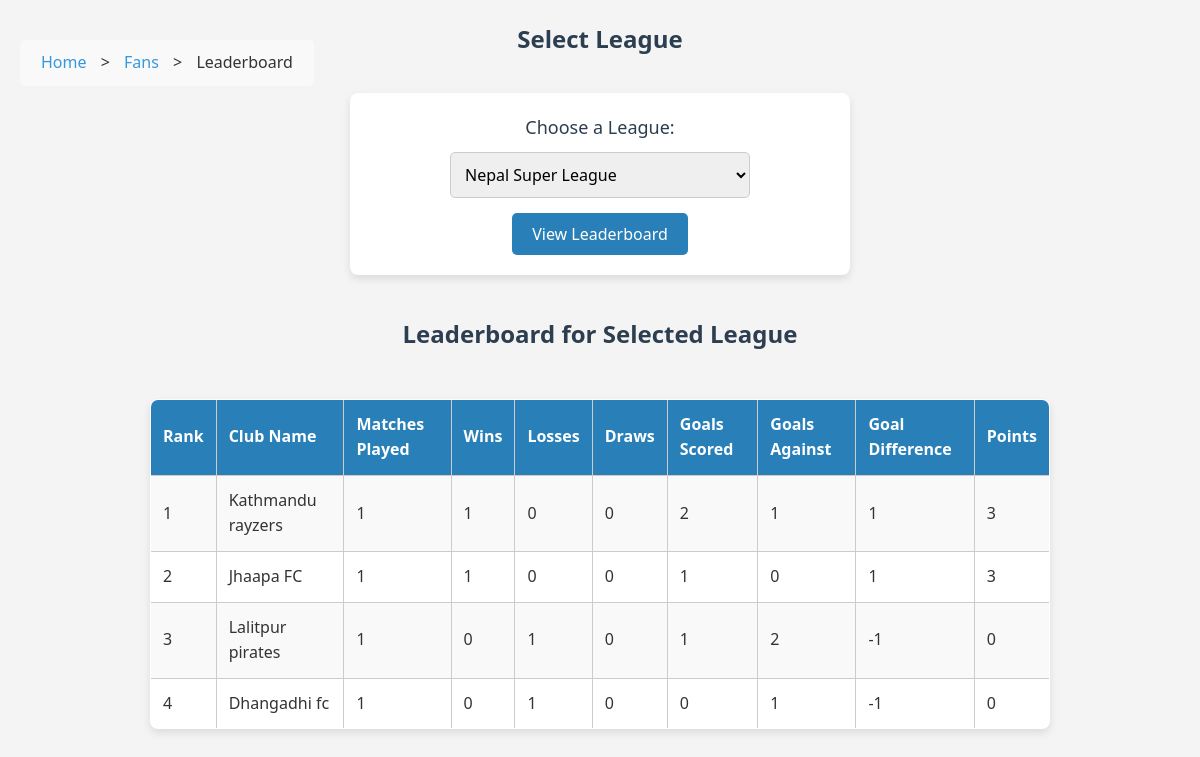
Page /pages/view_leaderboard.php?league_id=50 (signed in) on the committed database.
### tables this page shows
CREATE TABLE `game` (
  `match_id` int(11) NOT NULL,
  `league_id` int(11) DEFAULT NULL,
  `home_club_id` int(11) DEFAULT NULL,
  `away_club_id` int(11) DEFAULT NULL,
  `date` date DEFAULT NULL,
  `time` time DEFAULT NULL,
  `score_home` int(11) DEFAULT NULL,
  `score_away` int(11) DEFAULT NULL,
  `created_by` varchar(255) NOT NULL
);

### pages/view_leaderboard.php (the view, shortened to what this page needs)
<?php
require 'db_connection.php';
$leagueQuery = "SELECT league_id, league_name FROM league";
$stmt = $conn->prepare($leagueQuery);
$stmt->execute();
$leagueResult = $stmt->get_result();
$selected_league = isset($_GET['league_id']) ? $_GET['league_id'] : null;
$games = [];
if ($selected_league) {
    $sql = "SELECT * FROM game WHERE league_id = ?";
    $stmt = $conn->prepare($sql);
    if ($stmt) {
        $stmt->bind_param("i", $selected_league);
        $stmt->execute();
        $result = $stmt->get_result();
        while ($row = $result->fetch_assoc()) {
            $games[] = $row;
        }
    }
}
$leaderboard = [];
foreach ($games as $game) {
    $home_club_id = $game['home_club_id'];
    $away_club_id = $game['away_club_id'];
    $score_home = $game['score_home'];
    $score_away = $game['score_away'];
    if (!isset($leaderboard[$home_club_id])) {
        $leaderboard[$home_club_id] = [
            'matches_played' => 0,
            'wins' => 0,
            'losses' => 0,
            'draws' => 0,
            'goals_scored' => 0,
            'goals_against' => 0,
            'goal_difference' => 0,
            'points' => 0,
            'club_name' => ''
        ];
    }
    if (!isset($leaderboard[$away_club_id])) {
        $leaderboard[$away_club_id] = [
            'matches_played' => 0,
            'wins' => 0,
            'losses' => 0,
            'draws' => 0,
            'goals_scored' => 0,
            'goals_against' => 0,
            'goal_difference' => 0,
            'points' => 0,
            'club_name' => ''
        ];
    }
    if (is_numeric($score_home) && is_numeric($score_away)) {
        $leaderboard[$home_club_id]['matches_played']++;
        $leaderboard[$away_club_id]['matches_played']++;
        $leaderboard[$home_club_id]['goals_scored'] += $score_home;
        $leaderboard[$away_club_id]['goals_scored'] += $score_away;
        $leaderboard[$home_club_id]['goals_against'] += $score_away;
        $leaderboard[$away_club_id]['goals_against'] += $score_home;
        $leaderboard[$home_club_id]['goal_difference'] += ($score_home - $score_away);
        $leaderboard[$away_club_id]['goal_difference'] += ($score_away - $score_home);
        if ($score_home > $score_away) {
            $leaderboard[$home_club_id]['points'] += 3;
            $leaderboard[$home_club_id]['wins']++;
            $leaderboard[$away_club_id]['losses']++;
        } elseif ($score_home < $score_away) {
            $leaderboard[$away_club_id]['points'] += 3;
            $leaderboard[$away_club_id]['wins']++;
            $leaderboard[$home_club_id]['losses']++;
        } else {
            $leaderboard[$home_club_id]['points'] += 1;
            $leaderboard[$away_club_id]['points'] += 1;
            $leaderboard[$home_club_id]['draws']++;
            $leaderboard[$away_club_id]['draws']++;
        }
    }
}
$club_ids = array_keys($leaderboard);
if (!empty($club_ids)) {
    $placeholders = implode(',', array_fill(0, count($club_ids), '?'));
    $types = str_repeat('i', count($club_ids));
    $sql = "SELECT club_id, c_name FROM club WHERE club_id IN ($placeholders)";
    $stmt = $conn->prepare($sql);
    if ($stmt) {
        $stmt->bind_param($types, ...$club_ids);
        $stmt->execute();
        $result = $stmt->get_result();
        while ($row = $result->fetch_assoc()) {
            $leaderboard[$row['club_id']]['club_name'] = $row['c_name'];
        }
    }
}
uasort($leaderboard, function ($a, $b) {
    if ($b['points'] != $a['points']) {
        return $b['points'] - $a['points'];
    }
    return $b['goal_difference'] - $a['goal_difference'];
});
?>
<!DOCTYPE html>
<html lang="en">
<head>
    <link rel="stylesheet" href="../assests/css/leaderboard_style.css">
</head>
<body>
<h2>Select League</h2>
<form action="" method="get">
    <label for="league_id">Choose a League:</label>
    <select name="league_id" id="league_id">
        <?php
        if ($leagueResult->num_rows > 0) {
            while ($league = $leagueResult->fetch_assoc()) {
                $selected = $league['league_id'] == $selected_league ? 'selected' : '';
                echo "<option value='{$league['league_id']}' $selected>{$league['league_name']}</option>";
            }
        }
        ?>
    </select>
    <button type="submit">View Leaderboard</button>
</form>
<div class="breadcrumb">
    <a href="index.php">Home</a> <span>&gt;</span>
    <a href="fans.php">Fans</a> <span>&gt;</span>
    <span>Leaderboard</span>
</div>
<?php
if (!empty($leaderboard)) {
    echo "<h2>Leaderboard for Selected League</h2>";
    echo "<table>
            <tr>
                <th>Rank</th>
                <th>Club Name</th>
                <th>Matches Played</th>
                <th>Wins</th>
                <th>Losses</th>
                <th>Draws</th>
                <th>Goals Scored</th>
                <th>Goals Against</th>
                <th>Goal Difference</th>
                <th>Points</th>
            </tr>";
    $rank = 1;
    foreach ($leaderboard as $club_id => $data) {
        echo "<tr>
                <td>{$rank}</td>
                <td>{$data['club_name']}</td>
                <td>{$data['matches_played']}</td>
                <td>{$data['wins']}</td>
                <td>{$data['losses']}</td>
                <td>{$data['draws']}</td>
                <td>{$data['goals_scored']}</td>
                <td>{$data['goals_against']}</td>
                <td>{$data['goal_difference']}</td>
                <td>{$data['points']}</td>
              </tr>";
        $rank++;
    }
    echo "</table>";
} elseif ($selected_league) {
    echo "No leaderboard data found for the selected league.";
}
?>
</body>
</html>

### assests/css/leaderboard_style.css (style rules this page uses)
* { margin: 0; padding: 0; box-sizing: border-box; font-family: 'Segoe UI', Tahoma, Geneva, Verdana, sans-serif; }
body { background-color: #f5f5f5; line-height: 1.6; padding: 20px; }
h2 { color: #34495e; margin: 25px 0 15px 0; text-align: center; }

### pages/view_leaderboard.php (style rules this page uses)
* { margin: 0; padding: 0; box-sizing: border-box; }
body { font-family: 'Roboto', sans-serif; background-color: #f4f4f4; color: #333; margin: 0; padding: 0; display: flex; flex-direction: column; align-items: center; justify-content: flex-start; min-height: 100vh; }
h2 { text-align: center; color: #2c3e50; margin-top: 20px; }
.breadcrumb { margin: 20px 0; padding: 10px 16px; background-color: #f9f9f9; border-radius: 5px; position: absolute; left: 20px; top: 20px; }
.breadcrumb a { color: #3498db; text-decoration: none; padding: 0 5px; }
.breadcrumb span { padding: 0 5px; }
form { background-color: #fff; padding: 20px; border-radius: 8px; box-shadow: 0 4px 8px rgba(0, 0, 0, 0.1); margin: 20px 0; display: flex; flex-direction: column; align-items: center; width: 80%; max-width: 500px; }
form label { font-size: 18px; margin-bottom: 10px; color: #2c3e50; }
form select { padding: 10px; font-size: 16px; margin-bottom: 15px; border: 1px solid #ccc; border-radius: 5px; width: 100%; max-width: 300px; }
form button { padding: 10px 20px; background-color: #2980b9; color: white; border: none; border-radius: 5px; cursor: pointer; font-size: 16px; transition: background-color 0.3s ease; }
table { width: 80%; max-width: 900px; margin-top: 30px; border-collapse: collapse; border-radius: 8px; overflow: hidden; background-color: #fff; box-shadow: 0 4px 8px rgba(0, 0, 0, 0.1); }
table, th, td { border: 1px solid #ccc; }
th, td { padding: 12px; text-align: left; font-size: 16px; }
th { background-color: #2980b9; color: white; }
tr:nth-child(even) { background-color: #f9f9f9; }

### rows in the picture
game: club_name "Kathmandu rayzers", score_home "1", score_away "0", goals_scored "2", points "3", club_name "Jhaapa FC", club_name "Lalitpur pirates", goals_against "2", goal_difference "-1", club_name "Dhangadhi fc"

### other values in the picture
form field league_id "Nepal Super League"
